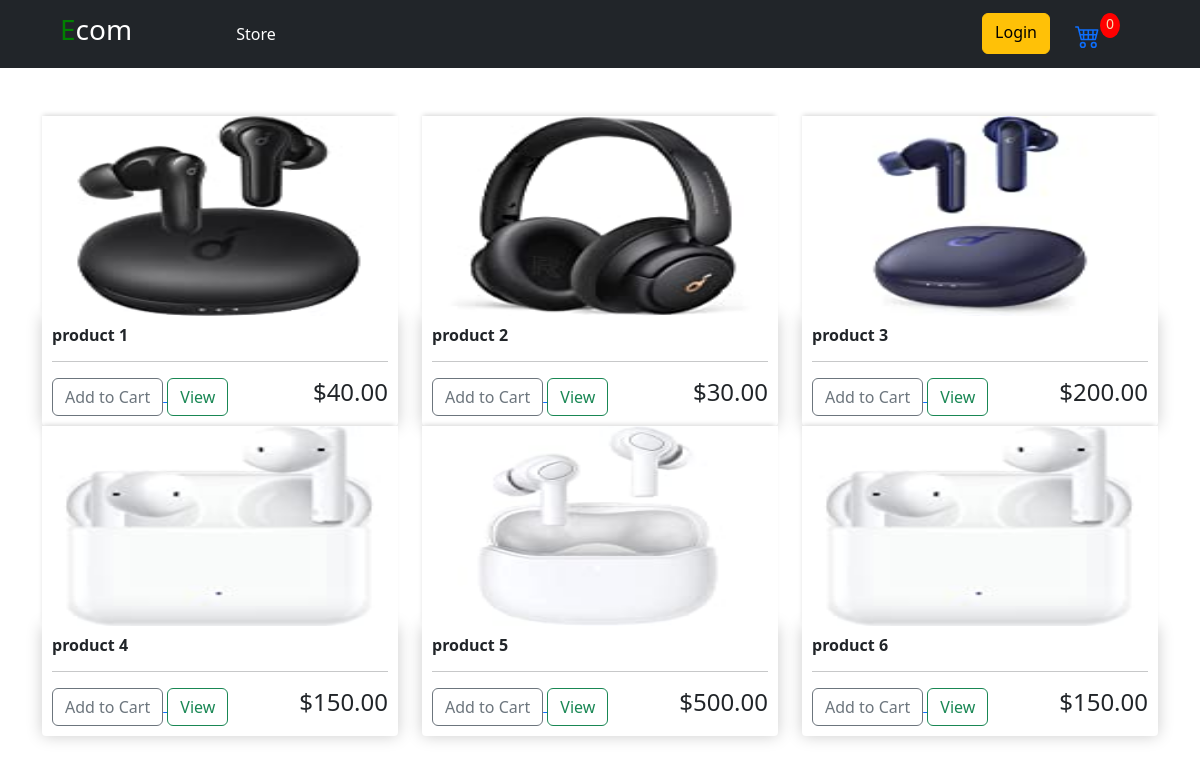
The page / on the database its author committed.
### store/models.py (models this page shows, shortened)
class Product(models.Model):
    name    = models.CharField(max_length=50)
    price   = models.IntegerField()
    image  = models.ImageField(upload_to='product_image', default='blaceholder.png')
    digital = models.BooleanField(default=False, blank=False, null=True)
    def get_add_to_cart_url(self):
        return reverse("add_to_cart", kwargs={'pk':self.pk})

### store/views.py (the view)
# urls.py: path('', include('store.urls'))
def store(request):
    products = Product.objects.all()
    context = {
        'products': products,
    }
    return render(request, "store/store.html", context)

### store/templates/store/store.html (shortened to what this page needs)
{% extends 'store/main.html' %}
{% load static %}
{% block content %}
    <div class="row mt-5">
        {% for product in products %}
            <div class="col-lg-4">
                <img class="thumbnail" src="{{ product.image.url }}">
                <div class="box-element product">
                    <h6><strong>{{ product.name }}</strong></h6>
                    <hr>
                    <a href="{{ product.get_add_to_cart_url }}">
                        <button id="add-btn" data-product='{{product.id}}' data-action='add' class="btn btn-outline-secondary update-btn"> Add to Cart </button>
                    </a>
                    <a class="btn btn-outline-success" href="#">View</a>
                    <h4 style="display:inline-block; float:right">${{ product.price | floatformat:2 }}</h4>
                </div>
            </div>
        {% endfor %}
    </div>
{% endblock content %}

### store/templates/store/main.html (shortened to what this page needs)
<!DOCTYPE html>
{% load static %}
<html lang="en">
    <head>
        <link href="https://cdn.jsdelivr.net/npm/bootstrap@5.2.0-beta1/dist/css/bootstrap.min.css" rel="stylesheet">
        <link href="https://cdn.jsdelivr.net/npm/bootstrap@5.2.0-beta1/dist/css/bootstrap.min.css" rel="stylesheet">
        <link rel="stylesheet" href="{% static 'css/main.css' %}" type="text/css">
    </head>
    <body>
        {% include "store/nav.html" %}
        <div class="container">
            {% block content %}
            {% endblock %}
        </div>
    </body>
</html>

### store/templates/store/nav.html (shortened to what this page needs)
<nav class="navbar navbar-dark navbar-expand-lg bg-dark">
    <div class="container-fluid">
      <a class="navbar-brand mx-5" href="{% url 'store' %}"><h3><span style="font:bold; color:green">E</span>com</h3></a>
      <div class="collapse navbar-collapse mx-5" id="navbarSupportedContent">
        <ul class="navbar-nav me-auto mb-2 mb-lg-0">
          <li class="nav-item">
            <a class="nav-link active" aria-current="page" href="{% url 'store' %}">Store</a>
          </li>
        </ul>
        <div class="d-flex" role="search">
          <a href="#" class="btn btn-warning">Login</a>
          <a href="{% url 'cart' %}">
          </a>
          <p id="cart-total">0</p>
        </div>
      </div>
    </div>
  </nav>

### static/css/main.css (style rules this page uses)
#cart-icon { margin: 10px 0px 5px 25px; display: inline-block; }
#cart-total { color: wheat; background-color: red; border-radius: 50%; width:20px; margin-right:20px; text-align:center; font-size: 14px; height: 25px; }
.box-element { box-shadow:hsl(0, 0%, 80%) 0 0 16px; background-color: #fff; border-radius: 4px; padding: 10px; }
.product { border-radius: 0 0 4px 4px; }
.thumbnail { width: 100%; height: 200px; -webkit-box-shadow: -1px -3px 5px -2px rgba(214,214,214,1); -moz-box-shadow: -1px -3px 5px -2px rgba(214,214,214,1); box-shadow: -1px -3px 5px -2px rgba(214,214,214,1); }

### rows shown on the page
Product: image (picture), name "product 1", price "40.00"
Product: image (picture), name "product 2", price "30.00"
Product: image (picture), name "product 3", price "200.00"
Product: image (picture), name "product 4", price "150.00"
Product: image (picture), name "product 5", price "500.00"
Product: image (picture), name "product 6", price "150.00"
